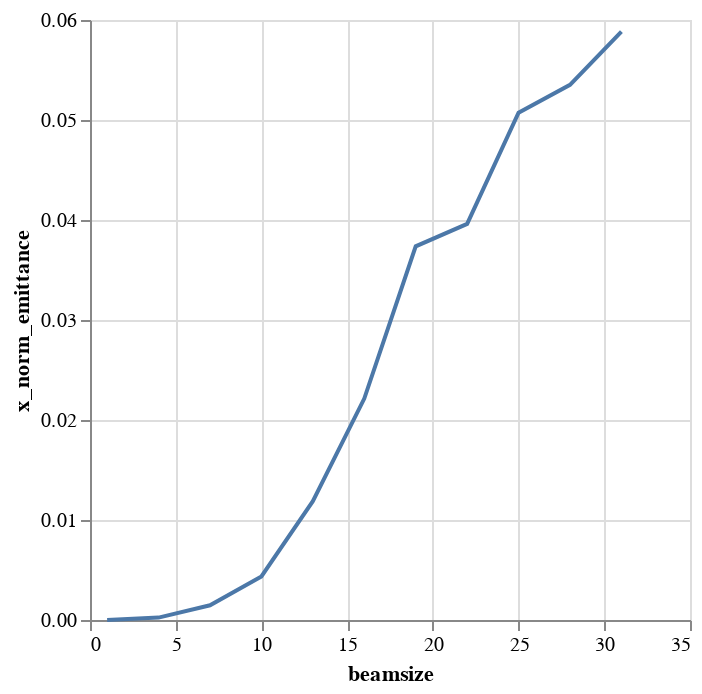

The notebook cell this image was saved under:
### Code cell
alt.Chart(emit_df).mark_line().encode(
    x='beamsize',
    y='x_norm_emittance',
)

### Figure 1 — Vega-Lite specification as saved in the notebook (floating-point values rounded to 4 significant figures)
{"$schema": "https://vega.github.io/schema/vega-lite/v1.2.1.json", "data": {"values": [{"beamsize": 1, "losses": 0, "relbeta": 0.002308, "sourceID": 16777217, "sourceName": "bs_1", "x_emittance": 0.00299, "x_norm_emittance": 6.902e-06, "y_emittance": 6.686e-05, "y_norm_emittance": 1.543e-07}, {"beamsize": 4, "losses": 0, "relbeta": 0.002308, "sourceID": 16777218, "sourceName": "bs_4", "x_emittance": 0.1047, "x_norm_emittance": 0.0002417, "y_emittance": 0.004292, "y_norm_emittance": 9.907e-06}, {"beamsize": 7, "losses": 0, "relbeta": 0.002308, "sourceID": 16777219, "sourceName": "bs_7", "x_emittance": 0.6383, "x_norm_emittance": 0.001474, "y_emittance": 0.02164, "y_norm_emittance": 4.995e-05}, {"beamsize": 10, "losses": 0, "relbeta": 0.002308, "sourceID": 16777220, "sourceName": "bs_10", "x_emittance": 1.887, "x_norm_emittance": 0.004357, "y_emittance": 0.08267, "y_norm_emittance": 0.0001908}, {"beamsize": 13, "losses": 1, "relbeta": 0.002308, "sourceID": 16777221, "sourceName": "bs_13", "x_emittance": 5.148, "x_norm_emittance": 0.01188, "y_emittance": 0.1961, "y_norm_emittance": 0.0004526}, {"beamsize": 16, "losses": 13, "relbeta": 0.002308, "sourceID": 16777222, "sourceName": "bs_16", "x_emittance": 9.592, "x_norm_emittance": 0.02214, "y_emittance": 0.4002, "y_norm_emittance": 0.0009238}, {"beamsize": 19, "losses": 33, "relbeta": 0.002308, "sourceID": 16777223, "sourceName": "bs_19", "x_emittance": 16.19, "x_norm_emittance": 0.03737, "y_emittance": 0.857, "y_norm_emittance": 0.001978}, {"beamsize": 22, "losses": 54, "relbeta": 0.002308, "sourceID": 16777224, "sourceName": "bs_22", "x_emittance": 17.16, "x_norm_emittance": 0.03961, "y_emittance": 4.991, "y_norm_emittance": 0.01152}, {"beamsize": 25, "losses": 109, "relbeta": 0.002308, "sourceID": 16777225, "sourceName": "bs_25", "x_emittance": 21.97, "x_norm_emittance": 0.05073, "y_emittance": 4.707, "y_norm_emittance": 0.01087}, {"beamsize": 28, "losses": 151, "relbeta": 0.002308, "sourceID": 16777226, "sourceName": "bs_28", "x_emittance": 23.18, "x_norm_emittance": 0.05352, "y_emittance": 6.667, "y_norm_emittance": 0.01539}, {"beamsize": 31, "losses": 184, "relbeta": 0.002308, "sourceID": 16777227, "sourceName": "bs_31", "x_emittance": 25.49, "x_norm_emittance": 0.05884, "y_emittance": 10.03, "y_norm_emittance": 0.02316}]}, "encoding": {"x": {"field": "beamsize", "type": "quantitative"}, "y": {"field": "x_norm_emittance", "type": "quantitative"}}, "mark": "line"}
